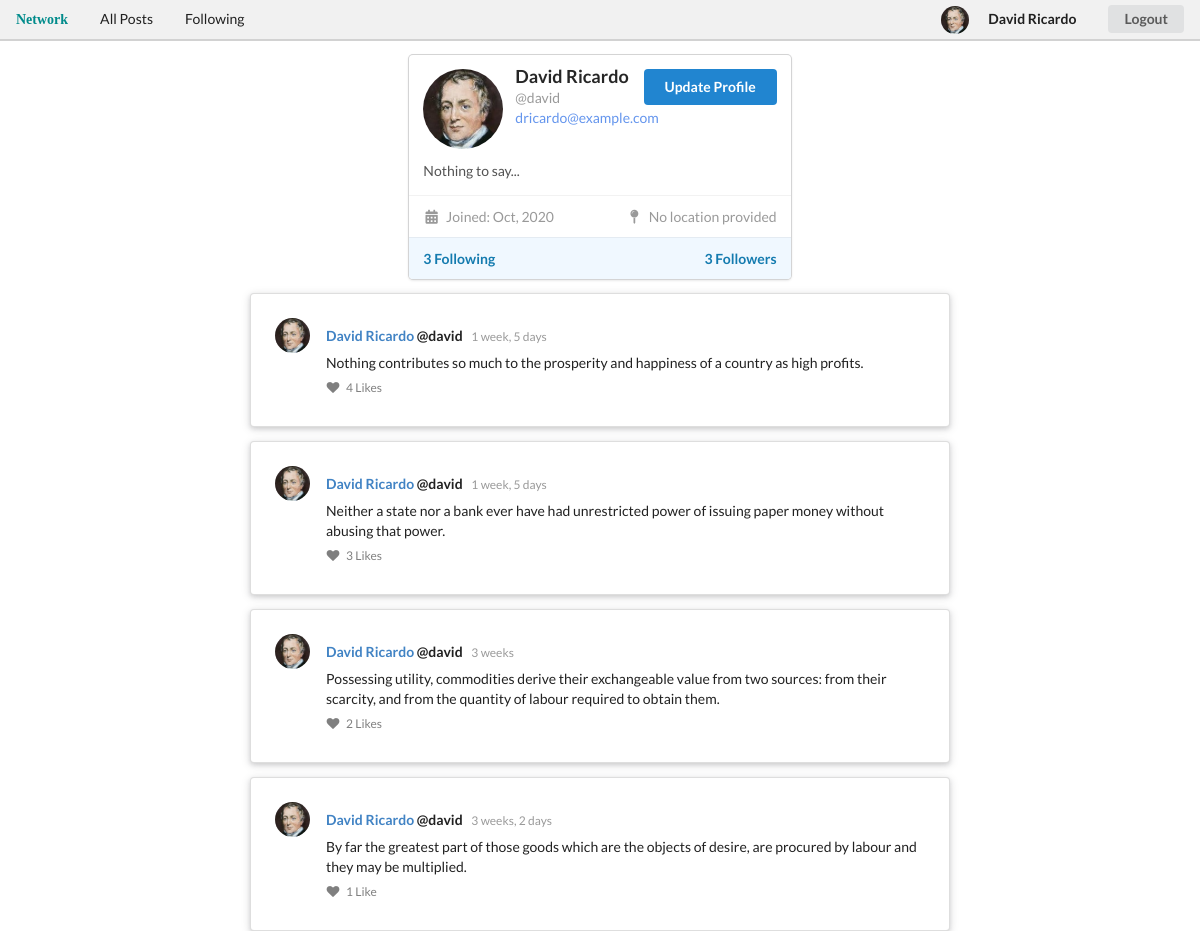
/accounts/profile/ (signed in), run on the app's committed database.
### network/models.py (models this page shows, shortened)
class User(AbstractUser):
    pass

class Profile(models.Model):
    user = models.OneToOneField(settings.AUTH_USER_MODEL, on_delete=models.CASCADE)
    following = models.ManyToManyField(settings.AUTH_USER_MODEL, blank=True, related_name='following')
    avatar = models.ImageField(default='users/default_avatar.png', upload_to='users', blank=True)
    location = models.CharField(default="No location provided", max_length=100, blank=True)
    bio = models.TextField(default="Nothing to say...", max_length=140, blank=True)
    def get_absolute_url(self):
        return reverse("profile_detail", args=[self.pk])
    def __str__(self):
        return f'{self.user.username}'

class Post(models.Model):
    author = models.ForeignKey(Profile, related_name='posts' ,on_delete=models.CASCADE)
    message = models.TextField(max_length=350)
    created = models.DateTimeField(auto_now_add=True)
    updated = models.DateTimeField(auto_now=True)
    likes = models.ManyToManyField(Profile, related_name="likes", blank=True)
    class Meta:
        ordering = ('-created', )

### network/views.py (the view)
# urls.py: path('accounts/profile/', views.edit_profile, name='profile'),
@login_required
def edit_profile(request):
    posts = request.user.profile.posts.all()
    if request.method == 'POST':
        user_form = UserEditForm(instance=request.user, data=request.POST)
        profile_form = ProfileEditForm(
            instance=request.user.profile, data=request.POST, files=request.FILES)
        if user_form.is_valid() and profile_form.is_valid():
            user_form.save()
            profile_form.save()
            messages.success(request, ('Profile updated successfully'))
            return redirect(request.META.get('HTTP_REFERER'))
    else:
        user_form = UserEditForm(instance=request.user)
        profile_form = ProfileEditForm(instance=request.user.profile)
    user_form.fields['first_name'].label = 'Display Name'
    user_form.fields['first_name'].required = True
    user_form.fields['first_name'].help_text = 'Required'
    user_form.fields['email'].required = True
    user_form.fields['email'].help_text = 'Required'
    return render(request, 'network/profile.html', {'posts': posts, 'user_form': user_form, 'profile_form': profile_form})

### network/templates/network/profile.html (shortened to what this page needs)
{% extends 'network/layout.html' %}
{% load static %}
{% block body %}
<div class="ui three column centered grid">
  <div class="column">
    <div class="ui fluid card">
      <div class="content">
        <button class="ui right floated button primary" id="update_profile">Update Profile</button>
        <img class="left floated tiny circular ui image" src="{{request.user.profile.avatar.url}}">
        <div class="header">
            {{request.user.first_name}}
        </div>
        <div class="meta">
          {{request.user.username}}
        </div>
        <div class="meta user_email">
          {{request.user.email}}
        </div>
        <div class="description">
          {{request.user.profile.bio}}
        </div>
        </div>
        <div class="extra content">
          <span class="left floated">
            <i class="calendar alternate icon"></i> Joined: {{request.user.date_joined|date:"M, Y"}}
          </span>
          <span class="right floated">
            <i class="map pin icon"></i> {{request.user.profile.location}}
          </span>
        </div>
        <div class="extra content follows">
          <span class="right floated">
            {{request.user.following.count}} Followers
          </span>
          <span>
            {{request.user.profile.following.count}} Following
          </span>
        </div>
      </div>
    </div>
  </div>
{% for post in posts %}
    <div class="ui raised very padded text container segment">
    <div class="ui feed">
      <div class="event">
        <div class="label"><img src={{post.author.avatar.url}}/></div>
        <div class="content">
          <div class="summary">
              <a href={{post.author.get_absolute_url}}>{{post.author.user.first_name}} </a>
              {{post.author}}
              <div class="date">
              {{post.created|timesince}}
              </div>
          </div>
          <div class="extra text">
              {{post.message}}
          </div>
          <div class="meta">
              <a class="like">
              <i class="like icon"></i> {{post.likes.count}} Like{{post.likes.count|pluralize}}
              </a>
          </div>
        </div>
      </div>
    </div>
  </div>
{% endfor %}
{% endblock %}

### network/templates/network/layout.html (shortened to what this page needs)
{% load static %}
<!DOCTYPE html>
<html lang="en">
    <head>
        <link rel="stylesheet" href="https://cdnjs.cloudflare.com/ajax/libs/semantic-ui/2.4.1/semantic.min.css">
        <link href="{% static 'network/styles.css' %}" rel="stylesheet">
    </head>
    <body>
    <div class="ui secondary pointing menu">
        <p class="item">Network</p>
        <a class="{% if active == 'index' %}active {% endif %}item" href="{% url 'index' %}">All Posts</a>
            {% if user.is_authenticated %}
                <a class="{% if active == 'following' %}active {% endif %}item" href="{% url 'following' %}">Following</a>
            {% endif %}
        <div class="right menu">
            {% if user.is_authenticated %}
                <img class="ui avatar middle image" src="{{ user.profile.avatar.url }}">
                <a class="item" href="{% url 'profile' %}"><strong>{{ user.first_name }}</strong></a>
                <a class="item logout" href="{% url 'logout' %}"><button class="ui secundary button">Logout</button></a>
            {% else %}
                <a class="item" href="{% url 'login' %}?next={{request.path}}"><button class="ui linkedin button">Log in</button></a>
                <a class="item" href="{% url 'register' %}"><button class="ui google plus button">Register</button></a>
            {% endif %}
        </div>
    </div>
        {% block body %}
        {% endblock %}
    </body>
</html>

### network/templates/network/modals/profile_form_modal.html (shortened to what this page needs)
{% load widget_tweaks %}

### network/static/network/styles.css (style rules this page uses)
.ui.card > .follows { background-color: aliceblue; font-weight: 700; color: #147baf; }
.user_email { color: cornflowerblue !important; }
.right.menu { align-items: center; }
.ui.secondary.menu { background-color: #f1f1f1; }
.ui.secondary.pointing.menu .item { align-self: baseline; }
.ui.menu:not(.vertical) .item > .button { padding: 7px 1.14285714em; }
.ui.secondary.pointing.menu p { color: darkcyan; font-family: fantasy; font-weight: 700; }
.ui[class*="very padded"].segment { padding: 1.5em; }
.ui.feed > .event > .content .extra.text { max-width: none; }
.ui.feed:last-child { margin-top: 0; }

### data on the page
User: profile.avatar (picture), first_name "David Ricardo", user.profile.avatar (picture), user.first_name "David Ricardo", user.username "@david", user.email "dricardo@example.com", user.profile.bio "Nothing to say...", user.date_joined "Oct, 2020", user.profile.location "No location provided", user.following.count "3", user.profile.following.count "3"
Post: author.avatar (picture), author.user.first_name "David Ricardo", author "@david", created "1 week, 5 days", message "Nothing contributes so much to the prosperity and happiness of a country as high profits.", likes.count "4"
Post: author.avatar (picture), author.user.first_name "David Ricardo", author "@david", created "1 week, 5 days", message "Neither a state nor a bank ever have had unrestricted power of issuing paper money without abusing that power.", likes.count "3"
Post: author.avatar (picture), author.user.first_name "David Ricardo", author "@david", created "3 weeks", message "Possessing utility, commodities derive their exchangeable value from two sources: from their scarcity, and from the quantity of labour required to obtain them.", likes.count "2"
Post: author.avatar (picture), author.user.first_name "David Ricardo", author "@david", created "3 weeks, 2 days", message "By far the greatest part of those goods which are the objects of desire, are procured by labour and they may be multiplied.", likes.count "1"
